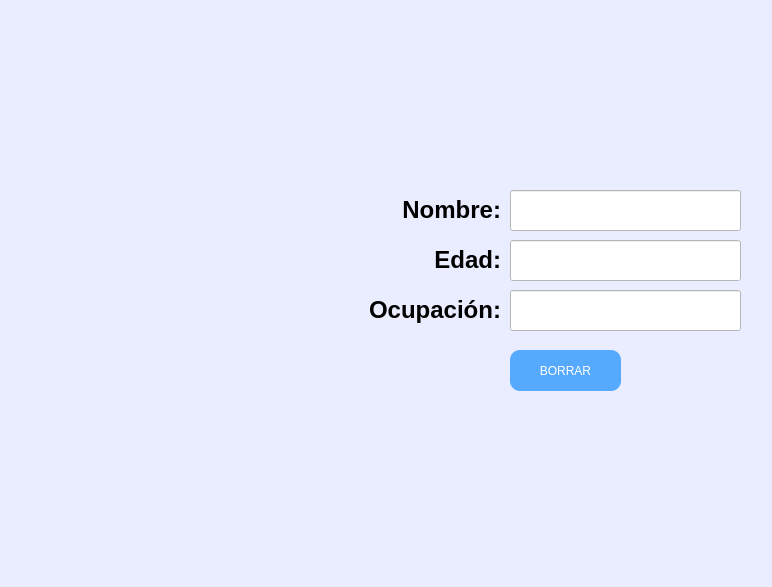
<?xml version="1.0" encoding="UTF-8"?>
<ui version="4.0">
 <class>MainWindow</class>
 <widget class="QMainWindow" name="MainWindow">
  <property name="geometry">
   <rect>
    <x>0</x>
    <y>0</y>
    <width>772</width>
    <height>587</height>
   </rect>
  </property>
  <property name="windowTitle">
   <string>MainWindow</string>
  </property>
  <property name="styleSheet">
   <string notr="true">background-color: rgb(233, 237, 255);</string>
  </property>
  <widget class="QWidget" name="centralwidget">
   <widget class="QLineEdit" name="txt_Nombre">
    <property name="geometry">
     <rect>
      <x>510</x>
      <y>190</y>
      <width>231</width>
      <height>41</height>
     </rect>
    </property>
    <property name="font">
     <font>
      <pointsize>12</pointsize>
      <weight>75</weight>
      <bold>true</bold>
     </font>
    </property>
    <property name="styleSheet">
     <string notr="true">background-color: rgb(255, 255, 255);</string>
    </property>
    <property name="text">
     <string/>
    </property>
    <property name="alignment">
     <set>Qt::AlignCenter</set>
    </property>
   </widget>
   <widget class="QLabel" name="label">
    <property name="geometry">
     <rect>
      <x>360</x>
      <y>190</y>
      <width>141</width>
      <height>41</height>
     </rect>
    </property>
    <property name="text">
     <string>&lt;html&gt;&lt;head/&gt;&lt;body&gt;&lt;p align=&quot;right&quot;&gt;&lt;span style=&quot; font-size:18pt; font-weight:600;&quot;&gt;Nombre:&lt;/span&gt;&lt;/p&gt;&lt;/body&gt;&lt;/html&gt;</string>
    </property>
   </widget>
   <widget class="QLabel" name="label_2">
    <property name="geometry">
     <rect>
      <x>40</x>
      <y>170</y>
      <width>261</width>
      <height>121</height>
     </rect>
    </property>
    <property name="text">
     <string/>
    </property>
    <property name="pixmap">
     <pixmap>:/Intro/FI_LOGO.png</pixmap>
    </property>
    <property name="scaledContents">
     <bool>true</bool>
    </property>
   </widget>
   <widget class="QLineEdit" name="txt_Ocupacion">
    <property name="geometry">
     <rect>
      <x>510</x>
      <y>290</y>
      <width>231</width>
      <height>41</height>
     </rect>
    </property>
    <property name="font">
     <font>
      <pointsize>12</pointsize>
      <weight>75</weight>
      <bold>true</bold>
     </font>
    </property>
    <property name="styleSheet">
     <string notr="true">background-color: rgb(255, 255, 255);</string>
    </property>
    <property name="text">
     <string/>
    </property>
    <property name="alignment">
     <set>Qt::AlignCenter</set>
    </property>
   </widget>
   <widget class="QLineEdit" name="txt_Edad">
    <property name="geometry">
     <rect>
      <x>510</x>
      <y>240</y>
      <width>231</width>
      <height>41</height>
     </rect>
    </property>
    <property name="font">
     <font>
      <pointsize>12</pointsize>
      <weight>75</weight>
      <bold>true</bold>
     </font>
    </property>
    <property name="styleSheet">
     <string notr="true">background-color: rgb(255, 255, 255);</string>
    </property>
    <property name="text">
     <string/>
    </property>
    <property name="alignment">
     <set>Qt::AlignCenter</set>
    </property>
   </widget>
   <widget class="QLabel" name="img">
    <property name="geometry">
     <rect>
      <x>40</x>
      <y>180</y>
      <width>281</width>
      <height>221</height>
     </rect>
    </property>
    <property name="text">
     <string/>
    </property>
    <property name="pixmap">
     <pixmap resource="../recursos.qrc">:/Variadas/Imagenes/Eduardo.jpg</pixmap>
    </property>
    <property name="scaledContents">
     <bool>true</bool>
    </property>
   </widget>
   <widget class="QLabel" name="label_3">
    <property name="geometry">
     <rect>
      <x>360</x>
      <y>240</y>
      <width>141</width>
      <height>41</height>
     </rect>
    </property>
    <property name="text">
     <string>&lt;html&gt;&lt;head/&gt;&lt;body&gt;&lt;p align=&quot;right&quot;&gt;&lt;span style=&quot; font-size:18pt; font-weight:600;&quot;&gt;Edad:&lt;/span&gt;&lt;/p&gt;&lt;/body&gt;&lt;/html&gt;</string>
    </property>
   </widget>
   <widget class="QLabel" name="label_6">
    <property name="geometry">
     <rect>
      <x>330</x>
      <y>290</y>
      <width>171</width>
      <height>41</height>
     </rect>
    </property>
    <property name="text">
     <string>&lt;html&gt;&lt;head/&gt;&lt;body&gt;&lt;p align=&quot;right&quot;&gt;&lt;span style=&quot; font-size:18pt; font-weight:600;&quot;&gt;Ocupación:&lt;/span&gt;&lt;/p&gt;&lt;/body&gt;&lt;/html&gt;</string>
    </property>
   </widget>
   <widget class="QPushButton" name="btn_borrar">
    <property name="geometry">
     <rect>
      <x>510</x>
      <y>350</y>
      <width>111</width>
      <height>41</height>
     </rect>
    </property>
    <property name="styleSheet">
     <string notr="true">
background-color: rgb(85, 170, 255);
color: rgb(255, 255, 255);
border-radius: 10px;</string>
    </property>
    <property name="text">
     <string>BORRAR</string>
    </property>
   </widget>
   <widget class="QLabel" name="label_5">
    <property name="geometry">
     <rect>
      <x>620</x>
      <y>430</y>
      <width>131</width>
      <height>111</height>
     </rect>
    </property>
    <property name="text">
     <string/>
    </property>
    <property name="pixmap">
     <pixmap resource="../recursos.qrc">:/Variadas/Imagenes/LogoEquipo.jpeg</pixmap>
    </property>
    <property name="scaledContents">
     <bool>true</bool>
    </property>
   </widget>
   <widget class="QLabel" name="label_7">
    <property name="geometry">
     <rect>
      <x>20</x>
      <y>20</y>
      <width>161</width>
      <height>121</height>
     </rect>
    </property>
    <property name="text">
     <string/>
    </property>
    <property name="pixmap">
     <pixmap resource="../recursos.qrc">:/Logos/Imagenes/fians.png</pixmap>
    </property>
    <property name="scaledContents">
     <bool>true</bool>
    </property>
   </widget>
   <widget class="QLabel" name="label_8">
    <property name="geometry">
     <rect>
      <x>590</x>
      <y>10</y>
      <width>141</width>
      <height>101</height>
     </rect>
    </property>
    <property name="text">
     <string/>
    </property>
    <property name="pixmap">
     <pixmap resource="../recursos.qrc">:/Logos/Imagenes/uat-solo-chico.png</pixmap>
    </property>
    <property name="scaledContents">
     <bool>true</bool>
    </property>
   </widget>
  </widget>
  <widget class="QMenuBar" name="menubar">
   <property name="geometry">
    <rect>
     <x>0</x>
     <y>0</y>
     <width>772</width>
     <height>22</height>
    </rect>
   </property>
  </widget>
  <widget class="QStatusBar" name="statusbar"/>
 </widget>
 <resources>
  <include location="../recursos.qrc"/>
  <include location="../Imagenes/recursos.qrc"/>
 </resources>
 <connections/>
</ui>
